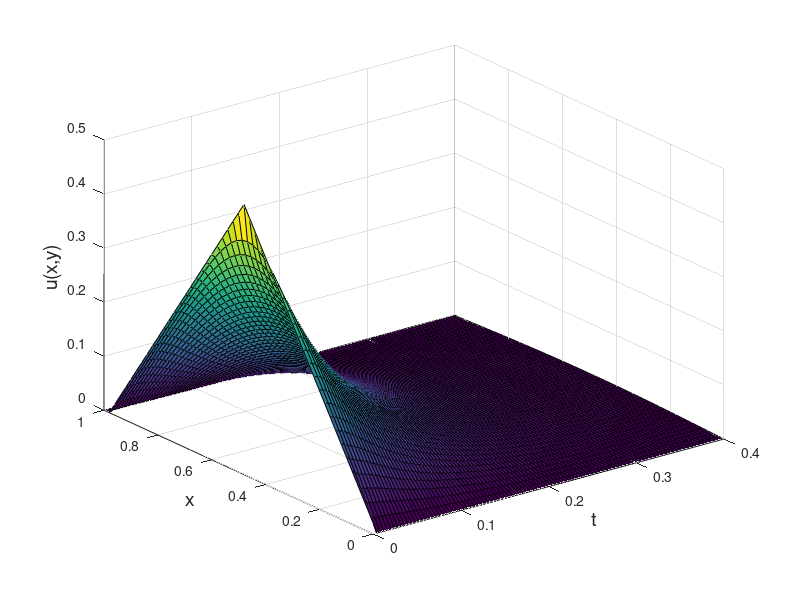

This chart was generated by the following MATLAB code:
%% spatial domain
N = 50;             % number of grid points
h = 1/N;            % grid spacing
x = h*([1:N]'-1);    % grid points

%% time domain
tmax = .4;           % maximum time
a = .4;              % k / h^2
k = a*h^2;          % time step
M = ceil(tmax/k);   % number of temporal iterations

%% Initial Condition
u = zeros(N,1);
for i = 1:ceil(N/2)
    u(i) = (i/N);
end
for i = ceil(N/2) : N
    u(i) = 1-(i/N);
end

%% Sparse matrices 
B = zeros(N,3);
B(:,1) = -a/2;
B(:,2) = (1+a);
B(:,3) = -a/2;
Alhs = spdiags(B,[-1:1],N,N);
Alhs(1,2) = 0;

B = zeros(N,3);
B(:,1) = a/2;
B(:,2) = (1-a);
B(:,3) = a/2;
Arhs = spdiags(B,[-1:1],N,N);
Arhs(1,2) = 0;

%% Iterations
uSave = [u;0];
tSave = 0;
for j = 1:M
    rhs = Arhs*u;
    rhs(end) = 0;
    u = Alhs\rhs;
    
    % Save the solution at 100 intermediate points
    if mod(j,M/100) == 0 
        uSave = [uSave, [u;0]];
        tSave = [tSave, j*k];
    end
end

surf(tSave,[x;1],uSave)
xlabel('t','FontSize',14)
ylabel('x','FontSize',14)
zlabel('u(x,y)','FontSize',14)